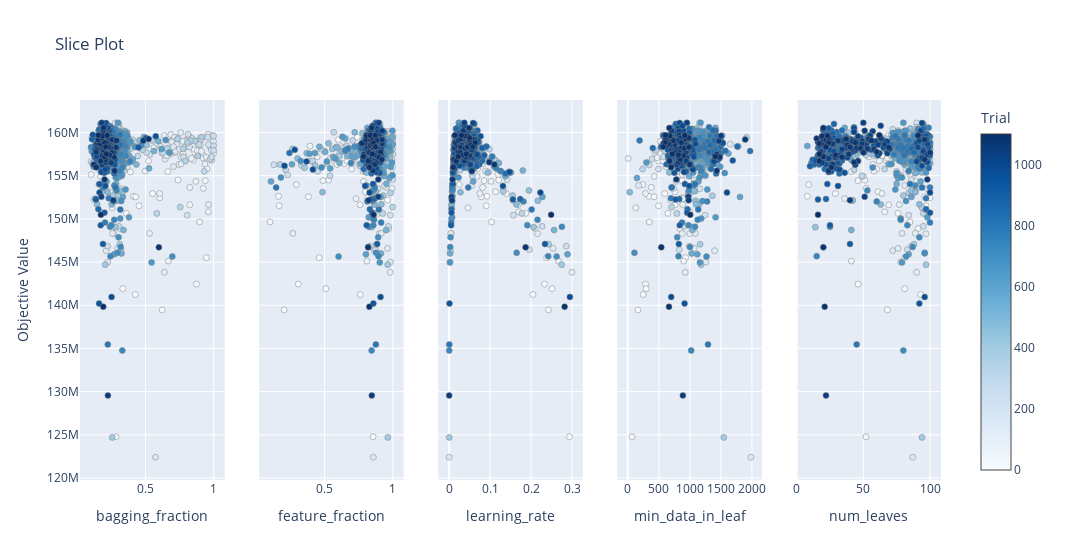

The code cell stored with this chart in its notebook:
### Code cell
# plot_slice(study)

### Figure 1 — Plotly figure (JSON) as saved in the notebook; plotly's stock layout.template omitted (floating-point values rounded to 4 significant figures; data arrays with more than 128 entries replaced by an {"elided": "..."} marker saying what was removed)
{"data": [{"marker": {"color": {"elided": "1095 int values"}, "colorbar": {"title": {"text": "Trial"}, "x": 1, "xpad": 40}, "colorscale": [[0, "rgb(247,251,255)"], [0.125, "rgb(222,235,247)"], [0.25, "rgb(198,219,239)"], [0.375, "rgb(158,202,225)"], [0.5, "rgb(107,174,214)"], [0.625, "rgb(66,146,198)"], [0.75, "rgb(33,113,181)"], [0.875, "rgb(8,81,156)"], [1, "rgb(8,48,107)"]], "line": {"color": "Grey", "width": 0.5}, "showscale": true}, "mode": "markers", "name": "Feasible Trial", "showlegend": false, "type": "scatter", "x": {"elided": "1095 float values"}, "xaxis": "x", "y": {"elided": "1095 int values"}, "yaxis": "y"}, {"marker": {"color": {"elided": "1095 int values"}, "colorbar": {"title": {"text": "Trial"}, "x": 1, "xpad": 40}, "colorscale": [[0, "rgb(247,251,255)"], [0.125, "rgb(222,235,247)"], [0.25, "rgb(198,219,239)"], [0.375, "rgb(158,202,225)"], [0.5, "rgb(107,174,214)"], [0.625, "rgb(66,146,198)"], [0.75, "rgb(33,113,181)"], [0.875, "rgb(8,81,156)"], [1, "rgb(8,48,107)"]], "line": {"color": "Grey", "width": 0.5}, "showscale": false}, "mode": "markers", "name": "Feasible Trial", "showlegend": false, "type": "scatter", "x": {"elided": "1095 float values"}, "xaxis": "x2", "y": {"elided": "1095 int values"}, "yaxis": "y2"}, {"marker": {"color": {"elided": "1095 int values"}, "colorbar": {"title": {"text": "Trial"}, "x": 1, "xpad": 40}, "colorscale": [[0, "rgb(247,251,255)"], [0.125, "rgb(222,235,247)"], [0.25, "rgb(198,219,239)"], [0.375, "rgb(158,202,225)"], [0.5, "rgb(107,174,214)"], [0.625, "rgb(66,146,198)"], [0.75, "rgb(33,113,181)"], [0.875, "rgb(8,81,156)"], [1, "rgb(8,48,107)"]], "line": {"color": "Grey", "width": 0.5}, "showscale": false}, "mode": "markers", "name": "Feasible Trial", "showlegend": false, "type": "scatter", "x": {"elided": "1095 float values"}, "xaxis": "x3", "y": {"elided": "1095 int values"}, "yaxis": "y3"}, {"marker": {"color": {"elided": "1095 int values"}, "colorbar": {"title": {"text": "Trial"}, "x": 1, "xpad": 40}, "colorscale": [[0, "rgb(247,251,255)"], [0.125, "rgb(222,235,247)"], [0.25, "rgb(198,219,239)"], [0.375, "rgb(158,202,225)"], [0.5, "rgb(107,174,214)"], [0.625, "rgb(66,146,198)"], [0.75, "rgb(33,113,181)"], [0.875, "rgb(8,81,156)"], [1, "rgb(8,48,107)"]], "line": {"color": "Grey", "width": 0.5}, "showscale": false}, "mode": "markers", "name": "Feasible Trial", "showlegend": false, "type": "scatter", "x": {"elided": "1095 int values"}, "xaxis": "x4", "y": {"elided": "1095 int values"}, "yaxis": "y4"}, {"marker": {"color": {"elided": "1095 int values"}, "colorbar": {"title": {"text": "Trial"}, "x": 1, "xpad": 40}, "colorscale": [[0, "rgb(247,251,255)"], [0.125, "rgb(222,235,247)"], [0.25, "rgb(198,219,239)"], [0.375, "rgb(158,202,225)"], [0.5, "rgb(107,174,214)"], [0.625, "rgb(66,146,198)"], [0.75, "rgb(33,113,181)"], [0.875, "rgb(8,81,156)"], [1, "rgb(8,48,107)"]], "line": {"color": "Grey", "width": 0.5}, "showscale": false}, "mode": "markers", "name": "Feasible Trial", "showlegend": false, "type": "scatter", "x": {"elided": "1095 int values"}, "xaxis": "x5", "y": {"elided": "1095 int values"}, "yaxis": "y5"}], "layout": {"title": {"text": "Slice Plot"}, "width": 1500, "xaxis": {"anchor": "y", "domain": [0, 0.168], "title": {"text": "bagging_fraction"}}, "xaxis2": {"anchor": "y2", "domain": [0.208, 0.376], "title": {"text": "feature_fraction"}}, "xaxis3": {"anchor": "y3", "domain": [0.416, 0.584], "title": {"text": "learning_rate"}}, "xaxis4": {"anchor": "y4", "domain": [0.624, 0.792], "title": {"text": "min_data_in_leaf"}}, "xaxis5": {"anchor": "y5", "domain": [0.832, 1], "title": {"text": "num_leaves"}}, "yaxis": {"anchor": "x", "domain": [0, 1], "title": {"text": "Objective Value"}}, "yaxis2": {"anchor": "x2", "domain": [0, 1], "matches": "y", "showticklabels": false}, "yaxis3": {"anchor": "x3", "domain": [0, 1], "matches": "y", "showticklabels": false}, "yaxis4": {"anchor": "x4", "domain": [0, 1], "matches": "y", "showticklabels": false}, "yaxis5": {"anchor": "x5", "domain": [0, 1], "matches": "y", "showticklabels": false}}}
